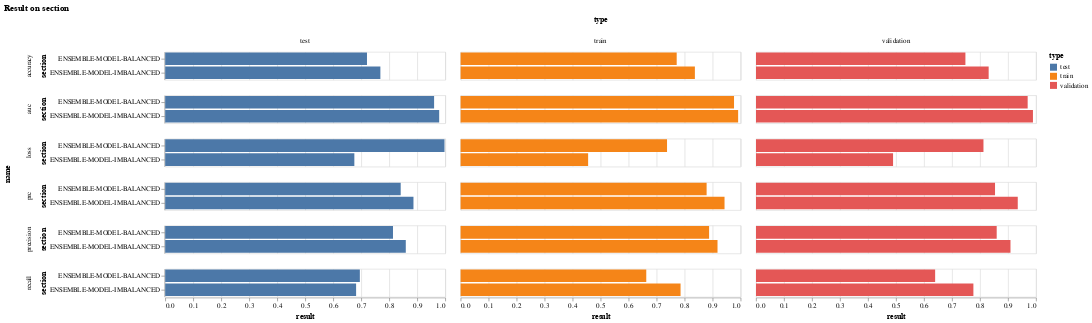

Notebook code for this chart:
### Code cell
alt.Chart(ensenble_melted_result, title="Result on section").mark_bar().encode(
  y='section',
  x='result',
  color='type',
  row='name',
  column='type',
)

### Figure 1 — Vega-Lite specification as saved in the notebook (floating-point values rounded to 4 significant figures)
{"config": {"view": {"continuousWidth": 400, "continuousHeight": 300}}, "data": {"name": "data-b25f38c3a36d22571409cba17ccfa82f"}, "mark": "bar", "encoding": {"color": {"type": "nominal", "field": "type"}, "column": {"type": "nominal", "field": "type"}, "row": {"type": "nominal", "field": "name"}, "x": {"type": "quantitative", "field": "result"}, "y": {"type": "nominal", "field": "section"}}, "title": "Result on section", "$schema": "https://vega.github.io/schema/vega-lite/v4.8.1.json", "datasets": {"data-b25f38c3a36d22571409cba17ccfa82f": [{"name": "loss", "section": "ENSEMBLE-MODEL-IMBALANCED", "type": "train", "result": 0.4555}, {"name": "accuracy", "section": "ENSEMBLE-MODEL-IMBALANCED", "type": "train", "result": 0.8367}, {"name": "precision", "section": "ENSEMBLE-MODEL-IMBALANCED", "type": "train", "result": 0.9176}, {"name": "recall", "section": "ENSEMBLE-MODEL-IMBALANCED", "type": "train", "result": 0.7856}, {"name": "auc", "section": "ENSEMBLE-MODEL-IMBALANCED", "type": "train", "result": 0.9912}, {"name": "prc", "section": "ENSEMBLE-MODEL-IMBALANCED", "type": "train", "result": 0.9426}, {"name": "loss", "section": "ENSEMBLE-MODEL-BALANCED", "type": "train", "result": 0.7373}, {"name": "accuracy", "section": "ENSEMBLE-MODEL-BALANCED", "type": "train", "result": 0.7718}, {"name": "precision", "section": "ENSEMBLE-MODEL-BALANCED", "type": "train", "result": 0.8875}, {"name": "recall", "section": "ENSEMBLE-MODEL-BALANCED", "type": "train", "result": 0.6631}, {"name": "auc", "section": "ENSEMBLE-MODEL-BALANCED", "type": "train", "result": 0.9765}, {"name": "prc", "section": "ENSEMBLE-MODEL-BALANCED", "type": "train", "result": 0.8786}, {"name": "loss", "section": "ENSEMBLE-MODEL-IMBALANCED", "type": "validation", "result": 0.4895}, {"name": "accuracy", "section": "ENSEMBLE-MODEL-IMBALANCED", "type": "validation", "result": 0.8309}, {"name": "precision", "section": "ENSEMBLE-MODEL-IMBALANCED", "type": "validation", "result": 0.9089}, {"name": "recall", "section": "ENSEMBLE-MODEL-IMBALANCED", "type": "validation", "result": 0.7764}, {"name": "auc", "section": "ENSEMBLE-MODEL-IMBALANCED", "type": "validation", "result": 0.9891}, {"name": "prc", "section": "ENSEMBLE-MODEL-IMBALANCED", "type": "validation", "result": 0.9348}, {"name": "loss", "section": "ENSEMBLE-MODEL-BALANCED", "type": "validation", "result": 0.8124}, {"name": "accuracy", "section": "ENSEMBLE-MODEL-BALANCED", "type": "validation", "result": 0.7479}, {"name": "precision", "section": "ENSEMBLE-MODEL-BALANCED", "type": "validation", "result": 0.8596}, {"name": "recall", "section": "ENSEMBLE-MODEL-BALANCED", "type": "validation", "result": 0.6398}, {"name": "auc", "section": "ENSEMBLE-MODEL-BALANCED", "type": "validation", "result": 0.9702}, {"name": "prc", "section": "ENSEMBLE-MODEL-BALANCED", "type": "validation", "result": 0.8537}, {"name": "loss", "section": "ENSEMBLE-MODEL-IMBALANCED", "type": "test", "result": 0.6755}, {"name": "accuracy", "section": "ENSEMBLE-MODEL-IMBALANCED", "type": "test", "result": 0.7685}, {"name": "precision", "section": "ENSEMBLE-MODEL-IMBALANCED", "type": "test", "result": 0.8592}, {"name": "recall", "section": "ENSEMBLE-MODEL-IMBALANCED", "type": "test", "result": 0.6818}, {"name": "auc", "section": "ENSEMBLE-MODEL-IMBALANCED", "type": "test", "result": 0.9785}, {"name": "prc", "section": "ENSEMBLE-MODEL-IMBALANCED", "type": "test", "result": 0.8867}, {"name": "loss", "section": "ENSEMBLE-MODEL-BALANCED", "type": "test", "result": 0.9975}, {"name": "accuracy", "section": "ENSEMBLE-MODEL-BALANCED", "type": "test", "result": 0.7207}, {"name": "precision", "section": "ENSEMBLE-MODEL-BALANCED", "type": "test", "result": 0.8135}, {"name": "recall", "section": "ENSEMBLE-MODEL-BALANCED", "type": "test", "result": 0.6952}, {"name": "auc", "section": "ENSEMBLE-MODEL-BALANCED", "type": "test", "result": 0.9604}, {"name": "prc", "section": "ENSEMBLE-MODEL-BALANCED", "type": "test", "result": 0.8411}]}}
